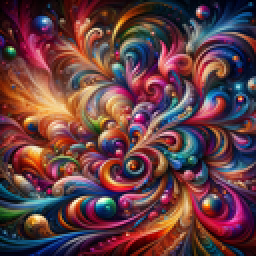
#> input picture exercise/2/128x128.png, 128 x 128 px (shown 2 times larger)
$ python 1_increase_res.py
#> lines starting #> are read from the running program, lines starting #| are printed output that depends on the picture
import cv2

# 读取原始图像
original_image = cv2.imread("128x128.png")
#> original_image is the input picture: shape (128, 128, 3); mean B, G, R 67, 61.9, 100.6

# 线性插值函数
def bilinear_interpolation(image, new_width, new_height):
#> called with new_width = 1024, new_height = 1024
    return cv2.resize(image, (new_width, new_height), interpolation=cv2.INTER_LINEAR)
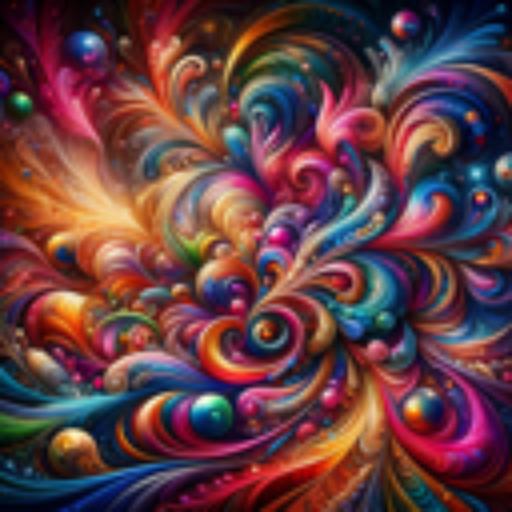
#> returned value: shape (1024, 1024, 3) (shown at 1/2 size); mean of channels 0, 1, 2 66.9, 61.8, 100.5; drawn as B, G, R

# 最近邻插值函数
def nearest_neighbor_interpolation(image, new_width, new_height):
#> called with new_width = 1024, new_height = 1024
    return cv2.resize(image, (new_width, new_height), interpolation=cv2.INTER_NEAREST)
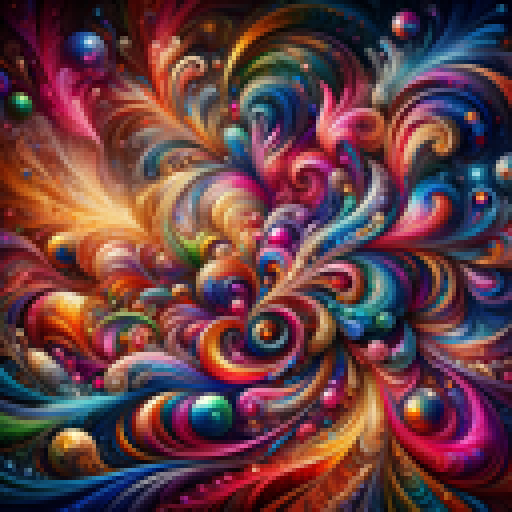
#> returned value: shape (1024, 1024, 3) (shown at 1/2 size); mean of channels 0, 1, 2 67, 61.9, 100.6; drawn as B, G, R

# 使用线性插值方法得到新图像
new_image_bilinear = bilinear_interpolation(original_image, 1024, 1024)
cv2.imshow("Bilinear Interpolation", new_image_bilinear)
cv2.waitKey(0)
cv2.destroyAllWindows()

# 使用最近邻插值方法得到新图像
new_image_nearest = nearest_neighbor_interpolation(original_image, 1024, 1024)
cv2.imshow("Nearest Neighbor Interpolation", new_image_nearest)
cv2.waitKey(0)
cv2.destroyAllWindows()

# 如果需要保存图像，可以使用以下代码
# cv2.imwrite("bilinear_interpolation.png", new_image_bilinear)
# cv2.imwrite("nearest_neighbor_interpolation.png", new_image_nearest)
